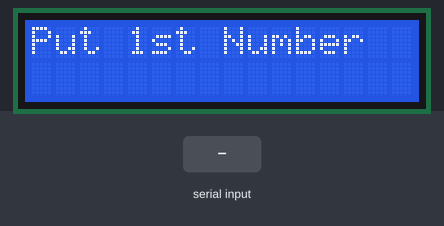
Recording of a sketch running on a simulated Arduino Uno, built with avr-gcc and run on an emulated ATmega328P. Parts: 16×2 character LCD. The test bench sets the inputs (shaded band).

Above: at 1.2 s.
1.3 s: "90/45\n" received over Serial
At 2.4 s:
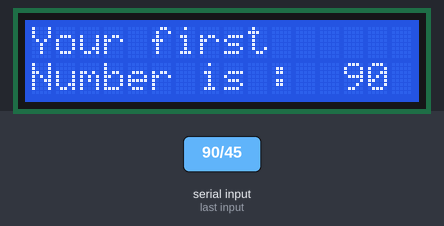
4.3 s: "+" received over Serial
At 6.5 s:
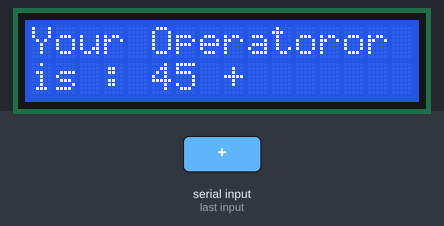
6.8 s: "-" received over Serial
At 9.5 s:
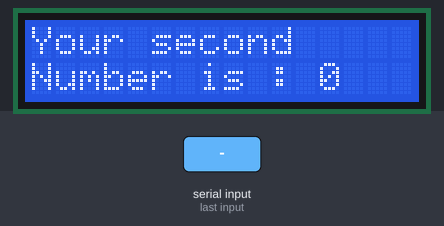
Timing chart, 0 to 11.0 s (numbered marks = the images above; inputs shaded):
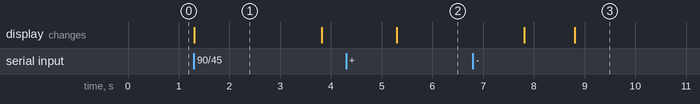

The sketch:

31_LCD_Calculator.ino
```cpp
#include<LiquidCrystal.h>

int result;
int first;
int second;
String Operator;

const int Pin_rs = 7;
const int Pin_en = 8;
const int Pin_d4 = 9;
const int Pin_d5 = 10;
const int Pin_d6 = 11;
const int Pin_d7 = 12;
const int D_T_1 = 2500;
const int D_T_2 = 5000;

LiquidCrystal lcd(Pin_rs, Pin_en, Pin_d4, Pin_d5, Pin_d6, Pin_d7);

void setup() {
  // put your setup code here, to run once:
  lcd.begin(16, 2);
  Serial.begin(9600);
}

float Cal(float f, float s, String O) {
  if(O == "+") {
    return f + s;
  }
  else if(O == "-") {
    return f - s;
  }
  else if(O == "*") {
    return f * s;
  }
  else if(O == "/") {
    return f / s;
  }
}

void I_func(int * Num) {

}

void loop() {
  // put your main code here, to run repeatedly:

  lcd.setCursor(0, 0);
  lcd.print("Put 1st Number ");

  while (Serial.available() == 0) {

  }

  first = Serial.parseInt();
  Serial.read();
  lcd.clear();

  lcd.setCursor(0, 0);
  lcd.print("Your first");
  lcd.setCursor(0, 1);
  lcd.print("Number is :  ");
  lcd.print(first);
  delay(D_T_1);
  lcd.clear();

  lcd.setCursor(0, 0);
  lcd.print("choose Operator (+ | - | * | /)");

  while (Serial.available() == 0) {

  }

  Operator = Serial.readString();
  Operator.trim();
  Serial.read();

  lcd.setCursor(0, 0);
  lcd.print("Your Operator");
  lcd.setCursor(0, 1);
  lcd.print("is : ");
  lcd.print(Operator);
  delay(D_T_1);
  lcd.clear();


  lcd.setCursor(0, 0);
  lcd.print("Put 2nd Number ");

  while (Serial.available() == 0) {

  }

  second = Serial.parseInt();
  Serial.read();
  lcd.clear();

  lcd.setCursor(0, 0);
  lcd.print("Your second");
  lcd.setCursor(0, 1);
  lcd.print("Number is : ");
  lcd.print(second);
  delay(D_T_1);
  lcd.clear();

  lcd.setCursor(0, 0);
  lcd.print(first);
  lcd.print(" ");
  lcd.print(Operator);
  lcd.print(" ");
  lcd.print(second);
  lcd.print(" = ");
  lcd.print(Cal(first, second, Operator));

  lcd.setCursor(0, 1);
  lcd.print("Thank you");

  delay(D_T_2);
  lcd.clear();
}
```

Measured:
- after the input at 1.3 s, the display: changes at once (image 1)
- after the input at 4.3 s, the display: changes after 1.0 s (image 2)
- after the input at 6.8 s, the display: first differs from a run without the input after 2.0 s (image 3)
- what the display in image 1 shows lasts 2.5 s, from 1.3 s to 3.8 s
